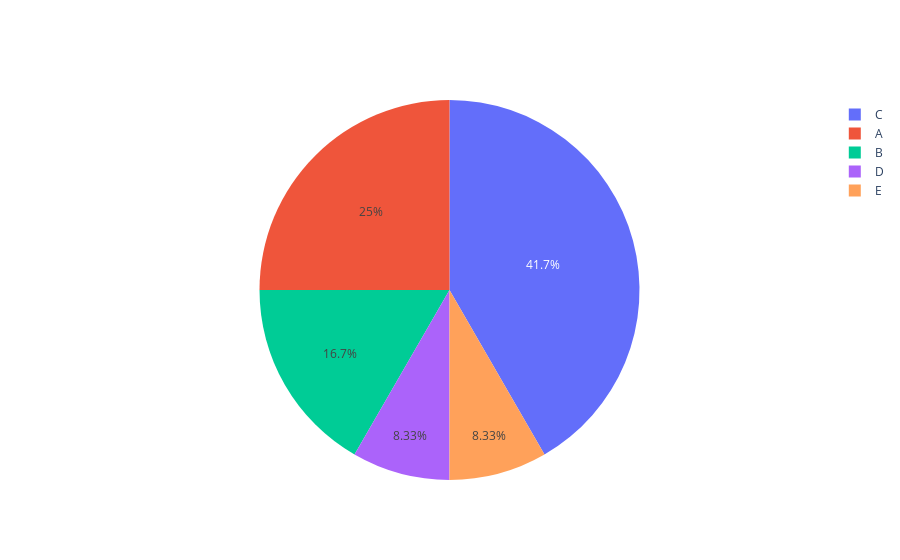

Notebook code for this chart:
### Code cell
import plotly.graph_objs as go

data = [30, 20, 50, 10, 10]  # Example data
labels = ['A', 'B', 'C', 'D', 'E']  # Example labels

fig = go.Figure(data=[go.Pie(labels=labels, values=data)])
#fig.update_traces(hovertemplate='%{y:.2f}%')

fig.show()

### Figure 1 — Plotly figure (JSON) as saved in the notebook; plotly's stock layout.template omitted (floating-point values rounded to 4 significant figures)
{"data": [{"labels": ["A", "B", "C", "D", "E"], "type": "pie", "values": [30, 20, 50, 10, 10]}], "layout": {}}
